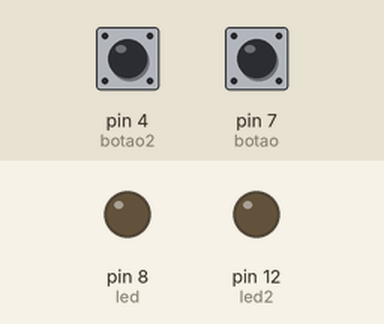
This sketch was run on a simulated Arduino Uno, built with avr-gcc and run on an emulated ATmega328P. Parts: output pins drawn as LEDs (lit = HIGH). Inputs (shaded band) come from the test bench; at power-on: pin 4 (botao2) LOW, pin 7 (botao) LOW.

Above: at 1.2 s.
1.3 s: pin 4 (botao2) pulled HIGH for 0.15 s
At 1.37 s:
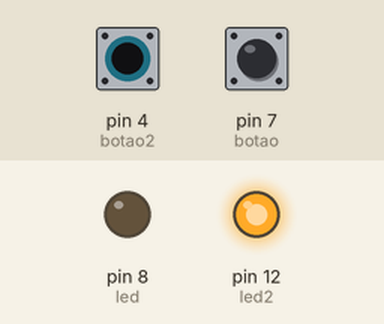
2.9 s: pin 7 (botao) pulled HIGH for 0.15 s
At 2.97 s:
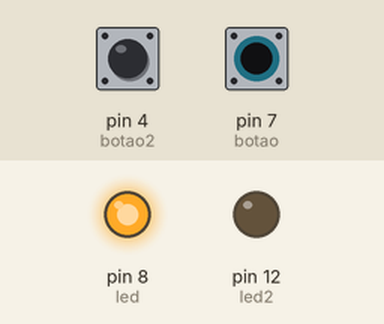
4.5 s: pin 7 (botao) pulled HIGH for 3.2 s
At 8.5 s:
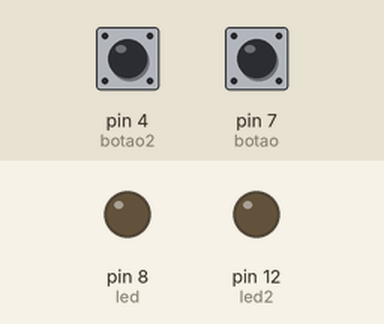
9.2 s: pin 4 (botao2) pulled HIGH for 3.2 s
At 9.7 s:
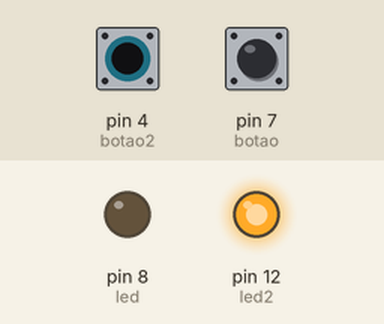
13.9 s: pin 4 (botao2) driven HIGH and pin 7 (botao) driven HIGH
At 14.4 s:
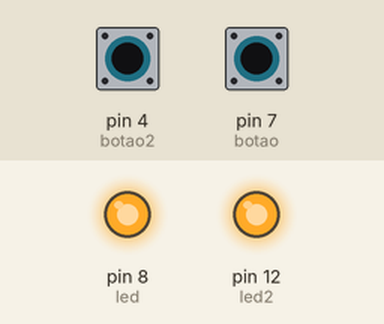
Timing chart, 0 to 16.4 s (numbered marks = the images above; inputs shaded):
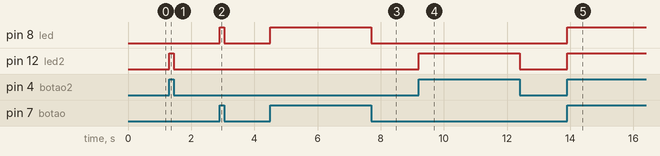

Measured:
- after the input at 1.3 s, pin 12 (led2): LOW → HIGH at once, → LOW 0.15 s later
- after the input at 2.9 s, pin 8 (led): LOW → HIGH at once, → LOW 0.15 s later
- after the input at 4.5 s, pin 8 (led): LOW → HIGH at once, → LOW 3.2 s later
- after the input at 9.2 s, pin 12 (led2): LOW → HIGH at once, → LOW 3.2 s later
- after the input at 13.9 s, pin 8 (led), pin 12 (led2): LOW → HIGH at once

The sketch:

dois_botoes.ino
```cpp
// C++ code
//
// C++ code
//
const int led = 8;
const int botao = 7;
const int led2 = 12;
const int botao2 = 4;

int estadoBotao = 0;
void setup()
{
  pinMode(led, OUTPUT);
  pinMode(botao, INPUT);
  pinMode(led2, OUTPUT);
  pinMode(botao2, INPUT);
}

void loop()
{
 estadoBotao = digitalRead(botao);

  if (estadoBotao == HIGH){
    digitalWrite(led, HIGH);
  }else {
    digitalWrite(led,LOW);
  }

  estadoBotao = digitalRead(botao2);

  if (estadoBotao == HIGH){
    digitalWrite(led2,HIGH);
  }else
  {
    digitalWrite(led2,LOW);
  }

}
```
